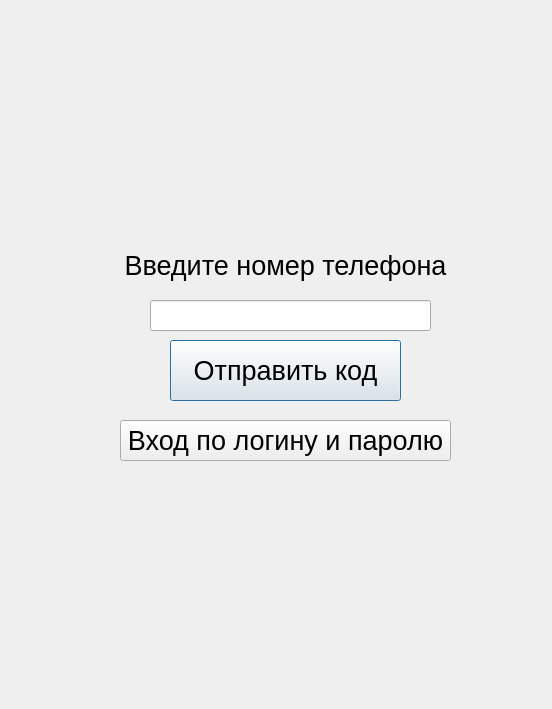
<?xml version="1.0" encoding="UTF-8"?>
<ui version="4.0">
 <class>LoginAndRegistration</class>
 <widget class="QDialog" name="LoginAndRegistration">
  <property name="geometry">
   <rect>
    <x>0</x>
    <y>0</y>
    <width>552</width>
    <height>709</height>
   </rect>
  </property>
  <property name="windowTitle">
   <string>Dialog</string>
  </property>
  <widget class="QLabel" name="label">
   <property name="geometry">
    <rect>
     <x>120</x>
     <y>250</y>
     <width>331</width>
     <height>41</height>
    </rect>
   </property>
   <property name="font">
    <font>
     <pointsize>20</pointsize>
    </font>
   </property>
   <property name="layoutDirection">
    <enum>Qt::LeftToRight</enum>
   </property>
   <property name="text">
    <string>Введите номер телефона</string>
   </property>
   <property name="textFormat">
    <enum>Qt::AutoText</enum>
   </property>
   <property name="alignment">
    <set>Qt::AlignHCenter|Qt::AlignTop</set>
   </property>
   <property name="wordWrap">
    <bool>false</bool>
   </property>
  </widget>
  <widget class="QLineEdit" name="lineEdit">
   <property name="geometry">
    <rect>
     <x>150</x>
     <y>300</y>
     <width>281</width>
     <height>31</height>
    </rect>
   </property>
  </widget>
  <widget class="QPushButton" name="pushButton">
   <property name="geometry">
    <rect>
     <x>170</x>
     <y>340</y>
     <width>231</width>
     <height>61</height>
    </rect>
   </property>
   <property name="font">
    <font>
     <pointsize>20</pointsize>
    </font>
   </property>
   <property name="text">
    <string>Отправить код</string>
   </property>
  </widget>
  <widget class="QPushButton" name="pushButton_2">
   <property name="geometry">
    <rect>
     <x>120</x>
     <y>420</y>
     <width>331</width>
     <height>41</height>
    </rect>
   </property>
   <property name="font">
    <font>
     <pointsize>20</pointsize>
    </font>
   </property>
   <property name="text">
    <string>Вход по логину и паролю</string>
   </property>
  </widget>
 </widget>
 <resources/>
 <connections/>
</ui>
